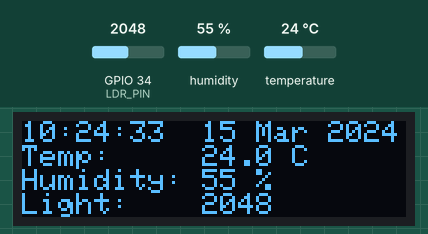
Bench run of a sketch on a simulated ESP32. Shown: 128×32 one-colour display. Inputs (shaded band) come from the test bench; at power-on: humidity 55 %, GPIO 34 (LDR_PIN) = 2048, temperature 24 °C. WiFi joins after 1.5 s; servers stay silent unless stated; the local clock reads 2024-03-15 10:24:30 at power-on unless the sketch sets it; no MQTT or app messages arrive unless stated; not simulated (calls return 0 or success): secrets.h; names the files do not define were given values by the test bench: MQTT_PORT = 1883; what the sketch prints to the serial monitor is not drawn.

Above: at 4.5 s.
4.6 s: humidity set to 22 %
At 14.2 s:
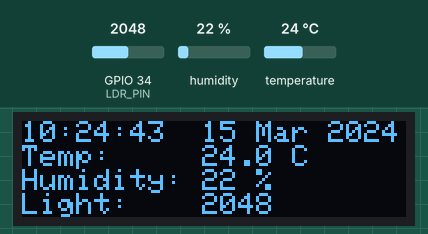
14.9 s: GPIO 34 (LDR_PIN) set to 2866
At 24.4 s:
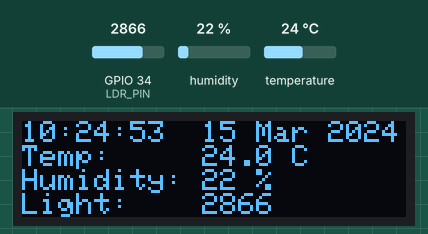
24.9 s: temperature set to 12 °C
At 34.6 s:
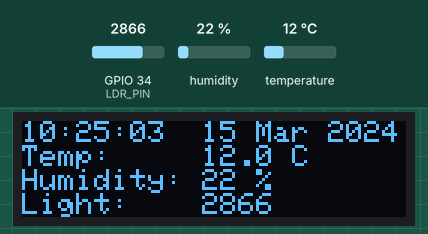
35.0 s: GPIO 34 (LDR_PIN) set to 3603
At 44.7 s:
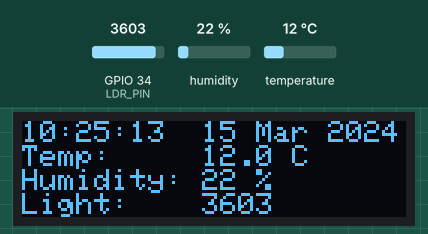
45.0 s: humidity set to 40 %
At 54.7 s:
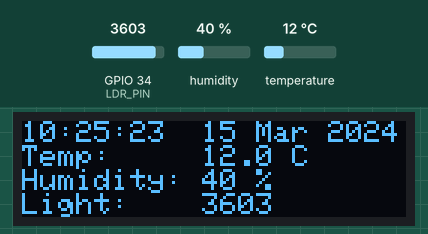
55.0 s: GPIO 34 (LDR_PIN) set to 4095
At 64.0 s:
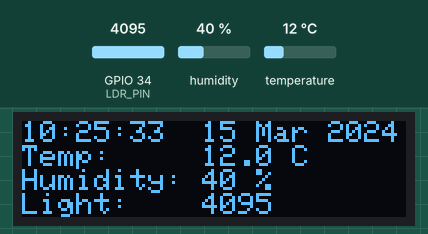
Timing chart, 0 to 65.5 s (numbered marks = the images above; inputs shaded):
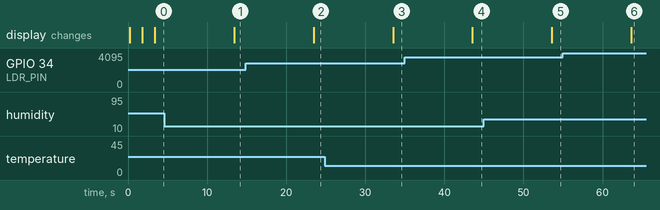

Measured:
- after the input at 4.6 s, the display: changes after 8.8 s (image 1)
- after the input at 14.9 s, the display: changes after 8.6 s (image 2)
- after the input at 24.9 s, the display: changes after 8.6 s (image 3)
- after the input at 35.0 s, the display: changes after 8.5 s (image 4)
- after the input at 45.0 s, the display: changes after 8.6 s (image 5)
- after the input at 55.0 s, the display: changes after 8.6 s (image 6)

The sketch:

temp_hum_display.ino
```cpp
#include "secrets.h"
#include <WiFi.h>
#include <PubSubClient.h>
#include <time.h>
#include <Wire.h>
#include <Adafruit_GFX.h>
#include <Adafruit_SSD1306.h>
#include <DHT.h>

const char* ssid     = WIFI_SSID;
const char* password = WIFI_PASSWORD;

const char* mqtt_server = MQTT_SERVER;
const int   mqtt_port   = MQTT_PORT;
const char* mqtt_user   = MQTT_USER;
const char* mqtt_pass   = MQTT_PASS;
const char* mqtt_client_id = "esp32-weather";

WiFiClient espClient;
PubSubClient mqttClient(espClient);

// ---- NTP ----
const char* ntpServer = "pool.ntp.org";
const long  gmtOffset_sec = 36000;
const int   daylightOffset_sec = 0;

// ---- OLED ----
#define SCREEN_WIDTH 128
#define SCREEN_HEIGHT 32
Adafruit_SSD1306 display(SCREEN_WIDTH, SCREEN_HEIGHT, &Wire, -1);

// ---- DHT ----
#define DHTPIN 19
#define DHTTYPE DHT11
DHT dht(DHTPIN, DHTTYPE);

// ---- LDR ----
#define LDR_PIN 34

float latestTemp = NAN;
float latestHum  = NAN;
int   latestLight = 0;
char  latestTimeStr[16] = "";
char  latestDateStr[16] = "";

void connectMQTT() {
  while (!mqttClient.connected()) {
    Serial.print("Connecting to MQTT...");
    if (mqttClient.connect(mqtt_client_id, mqtt_user, mqtt_pass)) {
      Serial.println("connected");
      mqttClient.publish("homeassistant/sensor/esp32_temp/config",
        "{\"name\":\"ESP32 Temperature\",\"state_topic\":\"esp32/weather/temperature\",\"unit_of_measurement\":\"\u00b0C\",\"device_class\":\"temperature\",\"unique_id\":\"esp32_temp_1\"}", true);
      mqttClient.publish("homeassistant/sensor/esp32_hum/config",
        "{\"name\":\"ESP32 Humidity\",\"state_topic\":\"esp32/weather/humidity\",\"unit_of_measurement\":\"%\",\"device_class\":\"humidity\",\"unique_id\":\"esp32_hum_1\"}", true);
      mqttClient.publish("homeassistant/sensor/esp32_light/config",
        "{\"name\":\"ESP32 Light Level\",\"state_topic\":\"esp32/weather/light\",\"unique_id\":\"esp32_light_1\",\"icon\":\"mdi:brightness-6\"}", true);
    } else {
      Serial.print("failed, rc=");
      Serial.print(mqttClient.state());
      Serial.println(" retrying in 5s");
      delay(5000);
    }
  }
}

void setup() {
  Serial.begin(115200);
  delay(250);

  Wire.begin(21, 22);
  if (!display.begin(SSD1306_SWITCHCAPVCC, 0x3C)) {
    Serial.println("SSD1306 allocation failed");
    while (true);
  }
  display.clearDisplay();
  display.display();
  display.setTextColor(SSD1306_WHITE);

  dht.begin();
  delay(1500);

  display.setTextSize(1);
  display.setCursor(0, 0);
  display.println("Connecting WiFi...");
  display.display();

  WiFi.begin(ssid, password);
  int attempts = 0;
  while (WiFi.status() != WL_CONNECTED && attempts < 30) {
    delay(500);
    attempts++;
  }

  if (WiFi.status() == WL_CONNECTED) {
    configTime(gmtOffset_sec, daylightOffset_sec, ntpServer);
    mqttClient.setServer(mqtt_server, mqtt_port);
    connectMQTT();
  }
}

void loop() {
  if (!mqttClient.connected()) connectMQTT();
  mqttClient.loop();

  struct tm timeinfo;
  bool timeOk = getLocalTime(&timeinfo, 1000);
  if (timeOk) {
    strftime(latestDateStr, sizeof(latestDateStr), "%d %b %Y", &timeinfo);
    strftime(latestTimeStr, sizeof(latestTimeStr), "%H:%M:%S", &timeinfo);
  }

  latestTemp  = dht.readTemperature();
  latestHum   = dht.readHumidity();
  latestLight = analogRead(LDR_PIN); // 0-4095

  if (!isnan(latestTemp) && !isnan(latestHum)) {
    char tempPayload[8];
    char humPayload[8];
    char lightPayload[8];
    dtostrf(latestTemp, 4, 1, tempPayload);
    dtostrf(latestHum, 4, 1, humPayload);
    itoa(latestLight, lightPayload, 10);
    mqttClient.publish("esp32/weather/temperature", tempPayload);
    mqttClient.publish("esp32/weather/humidity", humPayload);
    mqttClient.publish("esp32/weather/light", lightPayload);
  }

  display.clearDisplay();
  display.setTextSize(1);

  // Row 1: time + date
  display.setCursor(0, 0);
  if (timeOk) {
    display.print(latestTimeStr);
    display.print("  ");
    display.print(latestDateStr);
  } else {
    display.print("Time unavailable");
  }

  // Row 2 & 3: temp / humidity
  if (isnan(latestTemp) || isnan(latestHum)) {
    display.setCursor(0, 8);
    display.println("Sensor read failed");
  } else {
    display.setCursor(0, 8);
    display.print("Temp:     ");
    display.print(latestTemp, 1);
    display.print(" C");

    display.setCursor(0, 16);
    display.print("Humidity: ");
    display.print(latestHum, 0);
    display.print(" %");
  }

  // Row 4: light level
  display.setCursor(0, 24);
  display.print("Light:    ");
  display.print(latestLight);

  display.display();
  delay(10000);
}
```
